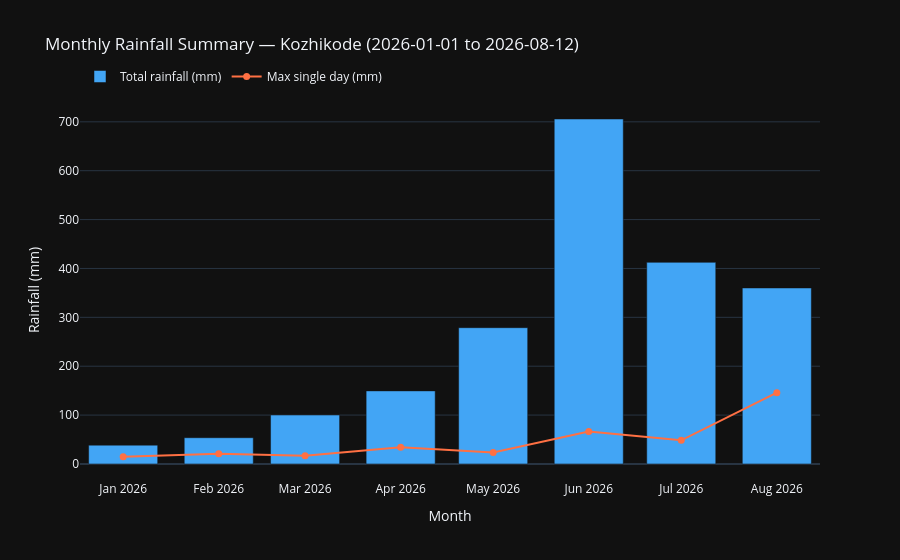

Write notebook code for a chart like this one.
### Markdown cell above
## Monthly Rainfall Summary

### Code cell
monthly = (
    df.groupby(df["date"].dt.to_period("M"))
      .agg(total_rainfall=("rainfall_mm", "sum"),
           rainy_days=("rainfall_mm", lambda x: (x > 0).sum()),
           max_day=("rainfall_mm", "max"))
      .reset_index()
)
monthly["date"] = monthly["date"].dt.to_timestamp()

fig2 = go.Figure()
fig2.add_bar(x=monthly["date"], y=monthly["total_rainfall"],
             name="Total rainfall (mm)", marker_color="#42a5f5")
fig2.add_scatter(x=monthly["date"], y=monthly["max_day"],
                 mode="lines+markers", name="Max single day (mm)",
                 line=dict(color="#ff7043", width=2), marker=dict(size=7))
fig2.update_layout(
    title=f"Monthly Rainfall Summary — Kozhikode ({START_DATE} to {END_DATE})",
    xaxis_title="Month", yaxis_title="Rainfall (mm)",
    template="plotly_dark", legend=dict(orientation="h", y=1.1)
)
fig2.show()

display(
    monthly.rename(columns={"date": "Month", "total_rainfall": "Total (mm)",
                             "rainy_days": "Rainy Days", "max_day": "Max Day (mm)"})
           .style.format({"Total (mm)": "{:.1f}", "Max Day (mm)": "{:.1f}"})
           .background_gradient(subset=["Total (mm)"], cmap="Blues")
)

### Figure 1 — Plotly figure (JSON) as saved in the notebook; plotly's stock layout.template omitted (floating-point values rounded to 4 significant figures)
{"data": [{"marker": {"color": "#42a5f5"}, "name": "Total rainfall (mm)", "type": "bar", "x": ["2026-01-01T00:00:00.000000", "2026-02-01T00:00:00.000000", "2026-03-01T00:00:00.000000", "2026-04-01T00:00:00.000000", "2026-05-01T00:00:00.000000", "2026-06-01T00:00:00.000000", "2026-07-01T00:00:00.000000", "2026-08-01T00:00:00.000000"], "y": [38.5, 53.7, 100.1, 149.5, 278.8, 705.8, 412.5, 360.1]}, {"line": {"color": "#ff7043", "width": 2}, "marker": {"size": 7}, "mode": "lines+markers", "name": "Max single day (mm)", "type": "scatter", "x": ["2026-01-01T00:00:00.000000", "2026-02-01T00:00:00.000000", "2026-03-01T00:00:00.000000", "2026-04-01T00:00:00.000000", "2026-05-01T00:00:00.000000", "2026-06-01T00:00:00.000000", "2026-07-01T00:00:00.000000", "2026-08-01T00:00:00.000000"], "y": [15.0, 20.7, 16.6, 34.4, 23.5, 66.4, 48.4, 145.9]}], "layout": {"legend": {"orientation": "h", "y": 1.1}, "title": {"text": "Monthly Rainfall Summary — Kozhikode (2026-01-01 to 2026-08-12)"}, "xaxis": {"title": {"text": "Month"}}, "yaxis": {"title": {"text": "Rainfall (mm)"}}}}
